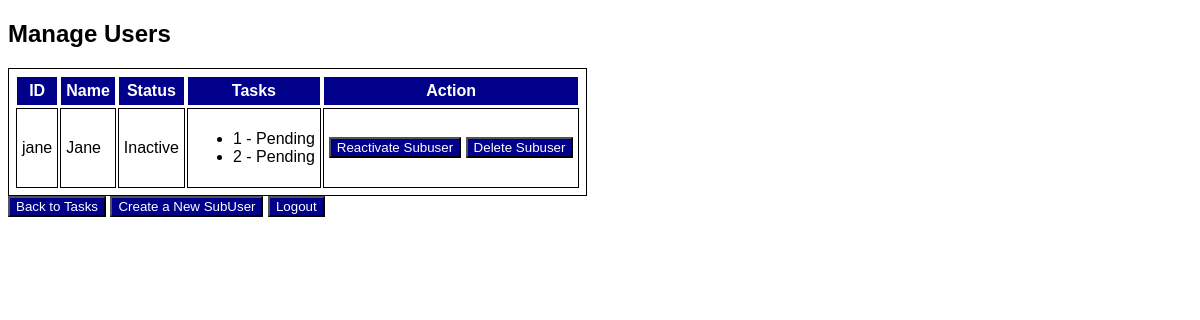
Page /manage_users (signed in) on the committed database.
### app/models.py (models this page shows)
class SubUser(db.Model, UserMixin):
    __tablename__ = 'sub_users'
    id = db.Column(db.String, primary_key=True)
    email = db.Column(db.String, unique=True, nullable=False)
    name = db.Column(db.String, unique=True, nullable=False)
    password = db.Column(db.String, nullable=False)
    status = db.Column(db.String, nullable=False)
    user_id = db.Column(db.String, db.ForeignKey('users.id'), nullable=False)

class Task(db.Model):
    id = db.Column(db.Integer, primary_key=True)
    title = db.Column(db.String(50), nullable=False)
    description = db.Column(db.Text, nullable=False)
    due_date = db.Column(db.DateTime, nullable=False, default=datetime.utcnow)
    completed = db.Column(db.Boolean, default=False)
    user_id = db.Column(db.String, db.ForeignKey('users.id'), nullable=False)
    sub_user_id = db.Column(db.String, db.ForeignKey('sub_users.id'))
    user = db.relationship('User', backref=db.backref('tasks'))
    sub_user = db.relationship('SubUser', backref=db.backref('tasks'))
    completed_by_subuser = db.Column(db.Boolean, default=False)

### app/routes.py (the view)
@app.route('/manage_users', methods=['GET', 'POST'])
@login_required
def manage_users():
    if isinstance(current_user, User):
        subusers = SubUser.query.filter_by(user_id=current_user.id).all()
        subusers_tasks = {subuser.id: Task.query.filter_by(sub_user_id=subuser.id).all() for subuser in subusers}
        return render_template('manage_users.html', subusers=subusers, subusers_tasks=subusers_tasks)
    else:
        flash('You do not have the necessary permissions to perform this action.', 'error')
        return redirect(url_for('index'))

### app/__init__.py (called while the page is built)
@login_manager.user_loader
def load_user(id):
    user = User.query.get(id)
    if user is None:
        user = SubUser.query.get(id)
    return user

### templates/manage_users.html (shortened to what this page needs)
{% extends 'base.html' %}
{% block main %}
    {% if subusers %}
        <h2>Manage Users</h2>
        <table>
            <tr>
                <th>ID</th>
                <th>Name</th>
                <th>Status</th>
                <th>Tasks</th>
                <th>Action</th>
            </tr>
            {% for subuser in subusers %}
                <tr>
                    <td>{{ subuser.id }}</td>
                    <td>{{ subuser.name }}</td>
                    {% if subuser.status == 'Active' %}
                        <td>Active</td>
                    {% else %}
                        <td>Inactive</td>
                    {% endif %}
                    <td>
                        {% if subusers_tasks[subuser.id] %}
                            <ul>
                                {% for task in subusers_tasks[subuser.id] %}
                                    <li>{{ task.title }} - {% if task.completed %}Completed{% else %}Pending{% endif %}</li>
                                {% endfor %}
                            </ul>
                        {% else %}
                            No tasks found.
                        {% endif %}
                    </td>
                    <td>
                        {% if subuser.status == 'Active' %}
                            <button type="button" class="button" onclick="simple_action('{{ url_for('deactivate_subuser', id=subuser.id) }}')">Deactivate Subuser</button>
                        {% else %}
                            <button type="button" class="button" onclick="simple_action('{{ url_for('reactivate_subuser', id=subuser.id) }}')">Reactivate Subuser</button>
                        {% endif %}
                        <button type="button" class="button" onclick="simple_action('{{ url_for('delete_subuser', id=subuser.id) }}')">Delete Subuser</button>
                    </td>
                </tr>
            {% endfor %}
        </table>
    {% else %}
        <p>No subusers found. Would you like to create one?</p>
    {% endif %}
    <button type="button" class="button" onclick="simple_action('{{ url_for('list_tasks') }}')">Back to Tasks</button>
    <button type="button" class="button" onclick="simple_action('{{ url_for('create_subuser') }}')">Create a New SubUser</button>
    <button type="button" class="button" onclick="simple_action('{{ url_for('logout') }}')">Logout</button>
{% endblock %}

### templates/base.html (shortened to what this page needs)
<!DOCTYPE html>
<html lang="en">
<head>
    <link rel="stylesheet"  type="text/css" href="{{ url_for('.static', filename='style.css')}} ">
</head>
<body>
{% block main %}
{% endblock %}
</body>
</html>

### static/style.css (style rules this page uses)
body { font-family: Arial, Helvetica, sans-serif; font-size: medium; }
table, th, td { border: 1px solid; padding: 5px }
th { background-color: darkblue; color: white }
.button { background-color: darkblue; color: white; }

### rows in the picture
SubUser: id "jane", name "Jane", status "Inactive"
Task: title "1", completed "Pending"
Task: title "2", completed "Pending"
